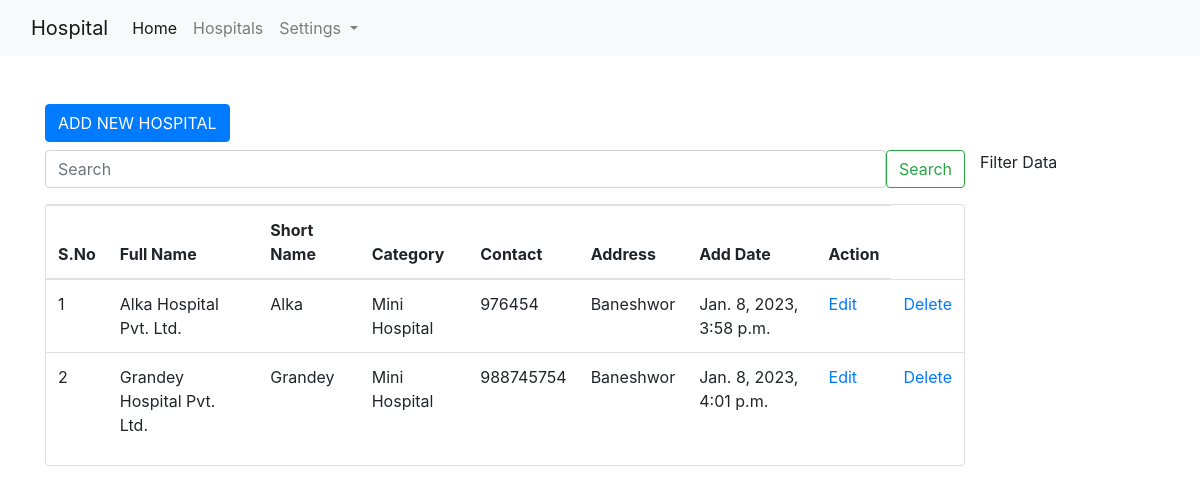
Page /hospitals/ (signed in) on the earlier database version.
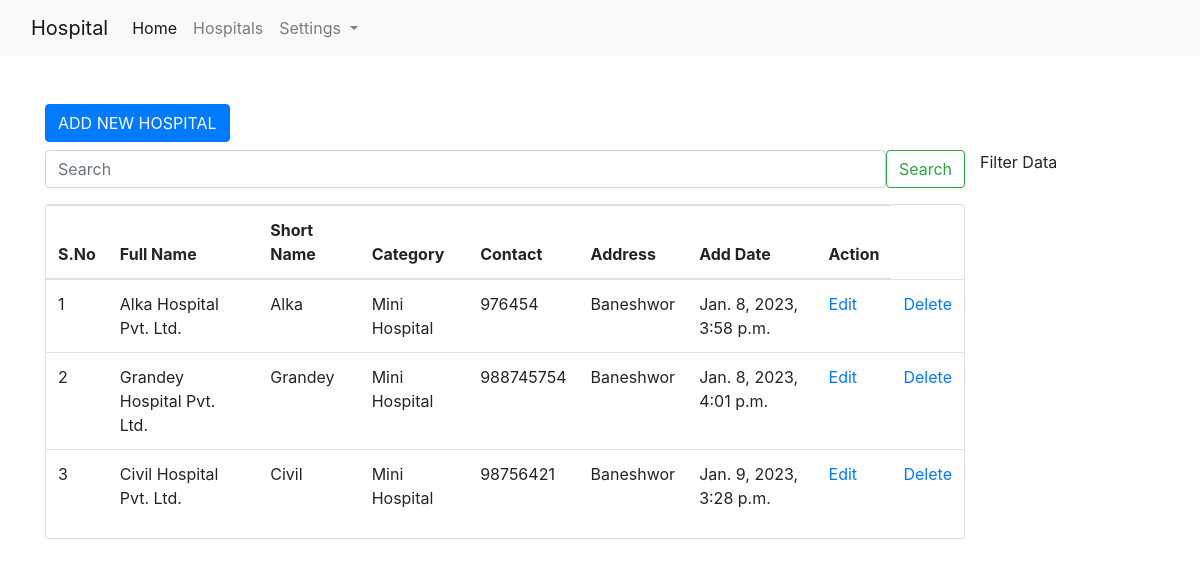
Same page on the later database version.
### hospitals/models.py (models this page shows)
class Hospital(models.Model):
    full_name = models.CharField(max_length=255)
    short_name = models.CharField(max_length=255)
    category = models.ForeignKey(Category, on_delete=models.CASCADE)
    address = models.CharField(max_length=255)
    contact = models.IntegerField()
    added_at = models.DateTimeField(default=datetime.now)
    class Meta:
        db_table = "app_hospitals"

class Category(models.Model):
    category = models.CharField(max_length=100)
    category_code = models.CharField(max_length=10)
    class Meta:
        db_table = "app_categories"
    def __str__(self):
        return self.category

### hospitals/views.py (the view)
# urls.py: path('', views.hospital_index, name='hospitals'),
@login_required(login_url='/authentication/login/')
def hospital_index(request):
    hospital_list = Hospital.objects.all()
    context = {"data": hospital_list}
    return render(request, 'hospitals/index.html', context)

### templates/hospitals/index.html (shortened to what this page needs)
{% extends 'layouts/base.html' %}
{% block body %}
<div class="container mt-5">
    <a href="{% url 'hospital.create' %}" class="btn btn-primary mb-2">ADD NEW HOSPITAL</a>
    <div class="row">
        <div class="col-md-10">
            <form class="d-flex mb-3">
                <input class="form-control me-2" type="search" placeholder="Search" aria-label="Search">
                <button class="btn btn-outline-success" type="submit">Search</button>
            </form>
            <div class="card">
                <table class="table table-hover">
                    <thead>
                        <tr>
                            <th>S.No</th>
                            <th>Full Name</th>
                            <th>Short Name</th>
                            <th>Category</th>
                            <th>Contact</th>
                            <th>Address</th>
                            <th>Add Date</th>
                            <th>Action</th>
                        </tr>
                    </thead>
                    <tbody>
                        {% for val in data %}
                        <tr>
                            <td>{{ forloop.counter }}</td>
                            <td>{{ val.full_name }}</td>
                            <td>{{ val.short_name }}</td>
                            <td>{{ val.category }}</td>
                            <td>{{ val.contact }}</td>
                            <td>{{ val.address }}</td>
                            <td>{{ val.added_at }}</td>
                            <td><a href="{% url 'hospital.edit' val.id %}">Edit</a></td>
                            <td><a href="{% url 'hospital.delete' val.id %}">Delete</a></td>
                        </tr>
                        {% endfor %}
                    </tbody>
                </table>
            </div>
        </div>
        <div class="col-mnd-2">
            Filter Data
        </div>
    </div>
</div>
{% endblock %}

Differences in the rows shown:
added Hospital: full_name "Civil Hospital Pvt. Ltd.", short_name "Civil", category "Mini Hospital", contact "98756421", address "Baneshwor", added_at "Jan. 9, 2023, 3:28 p.m."
